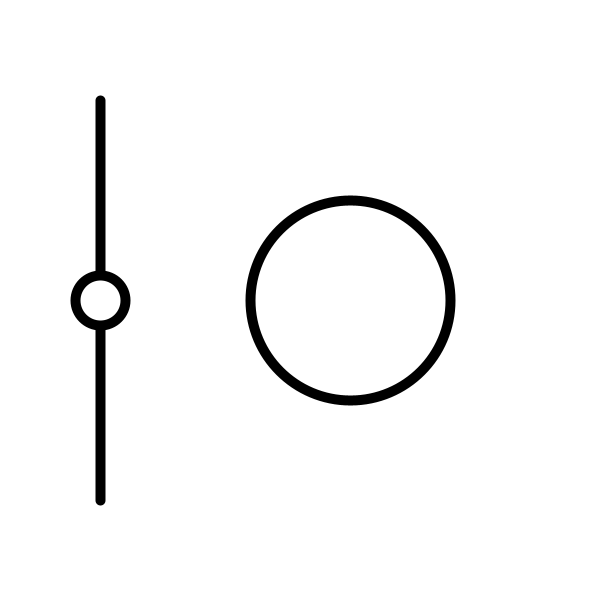
Frame 1 (no input)
Frame 60 (the mouse pressed at the canvas centre just before this capture): identical to frame 1, image omitted
Frame 120 (the mouse held since frame 60 and released just before this capture): identical to frame 1, image omitted

The Processing sketch that drew this single still picture (run headless with seeded random() and noise(); from frame 60 on, the mouse is pressed at the canvas centre):

// Processing sketch: Unit3_CheckPoint3
// ── Unit3_CheckPoint3.pde
//Melanie Liu
//2-1
//Apr 1, 2026
//Unit3 Check point-3

float sliderY;
int size;

void setup () {//--------------------------------
  size(600, 600);
  sliderY = 300;
  size = 50;
}//----------------------------------------------

void draw() {//----------------------------------
  background (#FFFFFF);
  fill(#FFFFFF);
  
  //slider
  strokeWeight(10);
  line(100, 100, 100, 500);
  circle(100, sliderY, 50);
  
  //circle that change shape
  circle(350, 300, (600-sliderY)/1.5);
  /*
  guidelines();
  */
}//----------------------------------------------

void mouseDragged() {//--------------------------
  controlSlider();
}//----------------------------------------------

void mouseReleased() {//-------------------------
  controlSlider();
}//----------------------------------------------

void controlSlider() {//-------------------------
  if (mouseY > 100 && mouseY < 500 && mouseX > 40 && mouseX < 160) {
    sliderY = mouseY;
  }  
}//----------------------------------------------

/*
void guidelines() {
  strokeWeight(1);
  line(0, mouseY, width, mouseY);
  line(mouseX, 0, mouseX, height);
  fill(#000000);
  text("(" + mouseX + ", " + mouseY + ")", mouseX+20, mouseY+20);
}
*/
